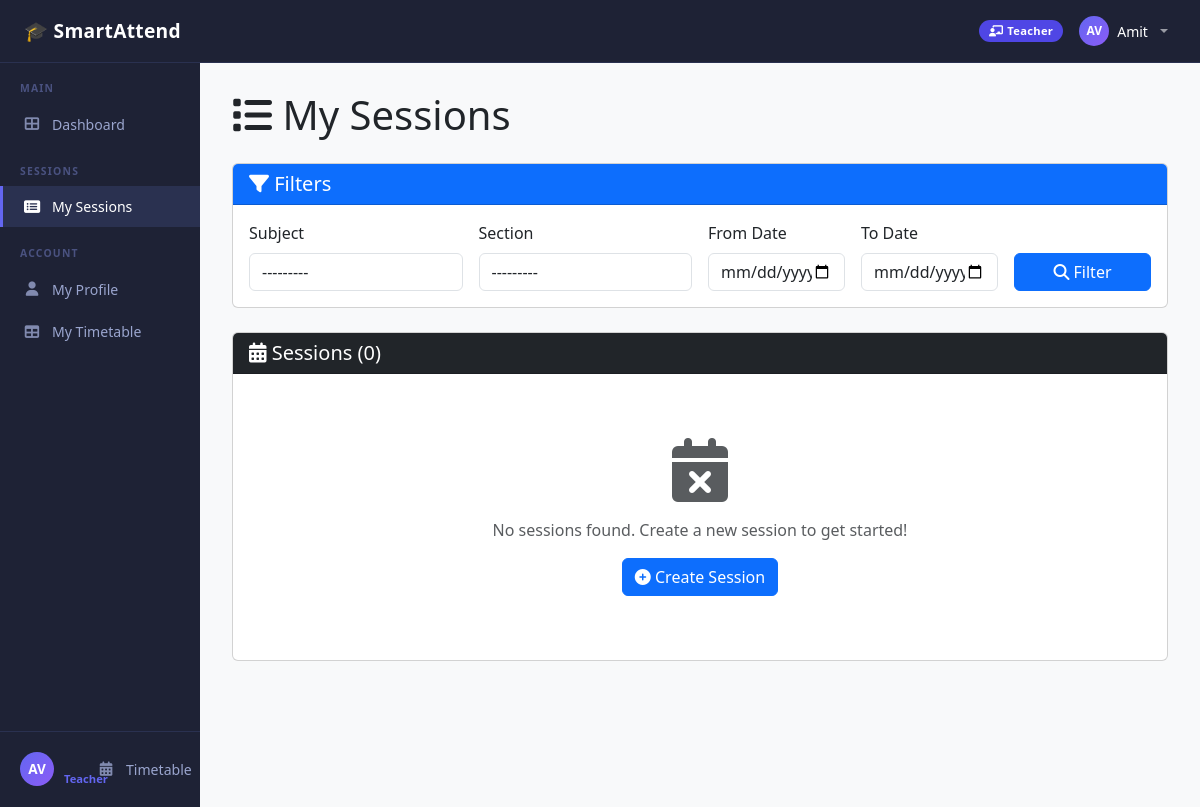
The page /attendance/teacher/sessions/ (signed in) on the database as committed earlier.
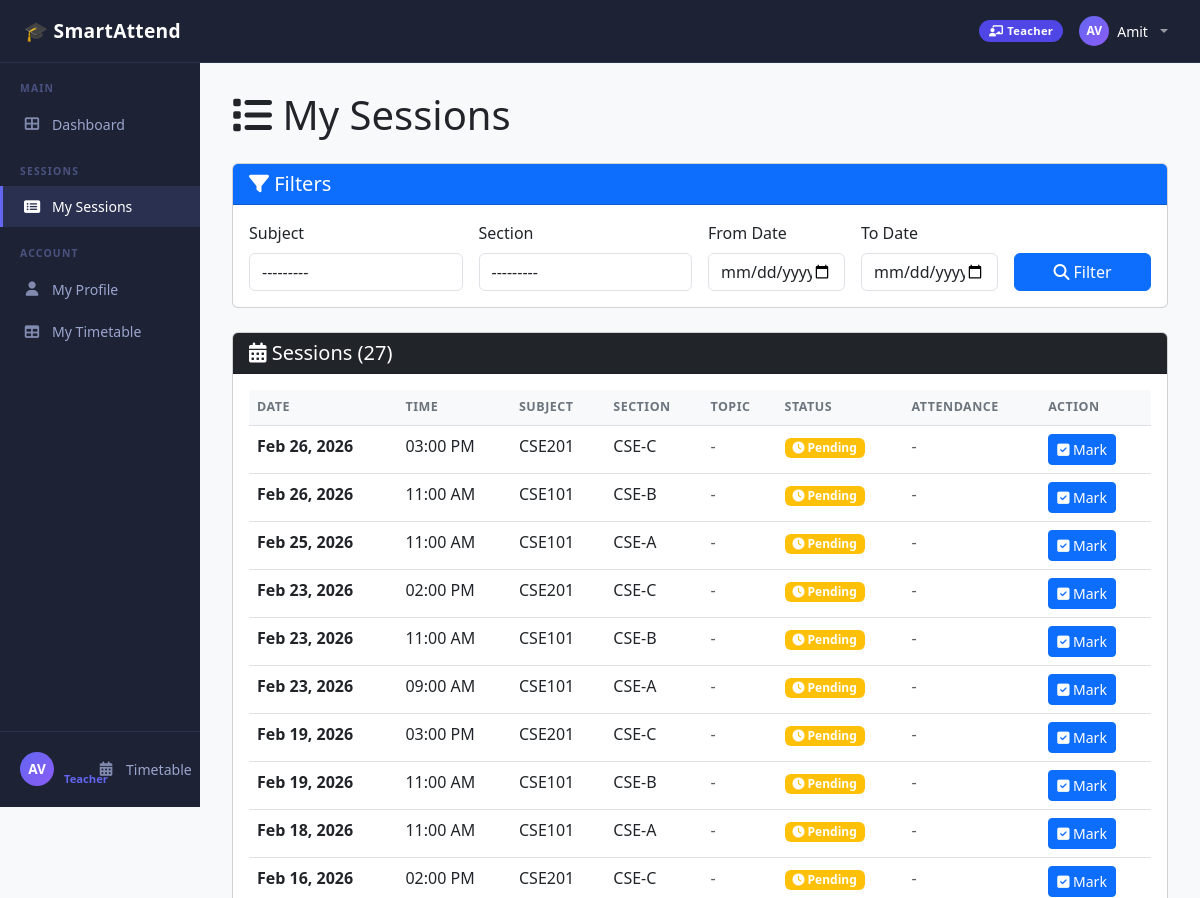
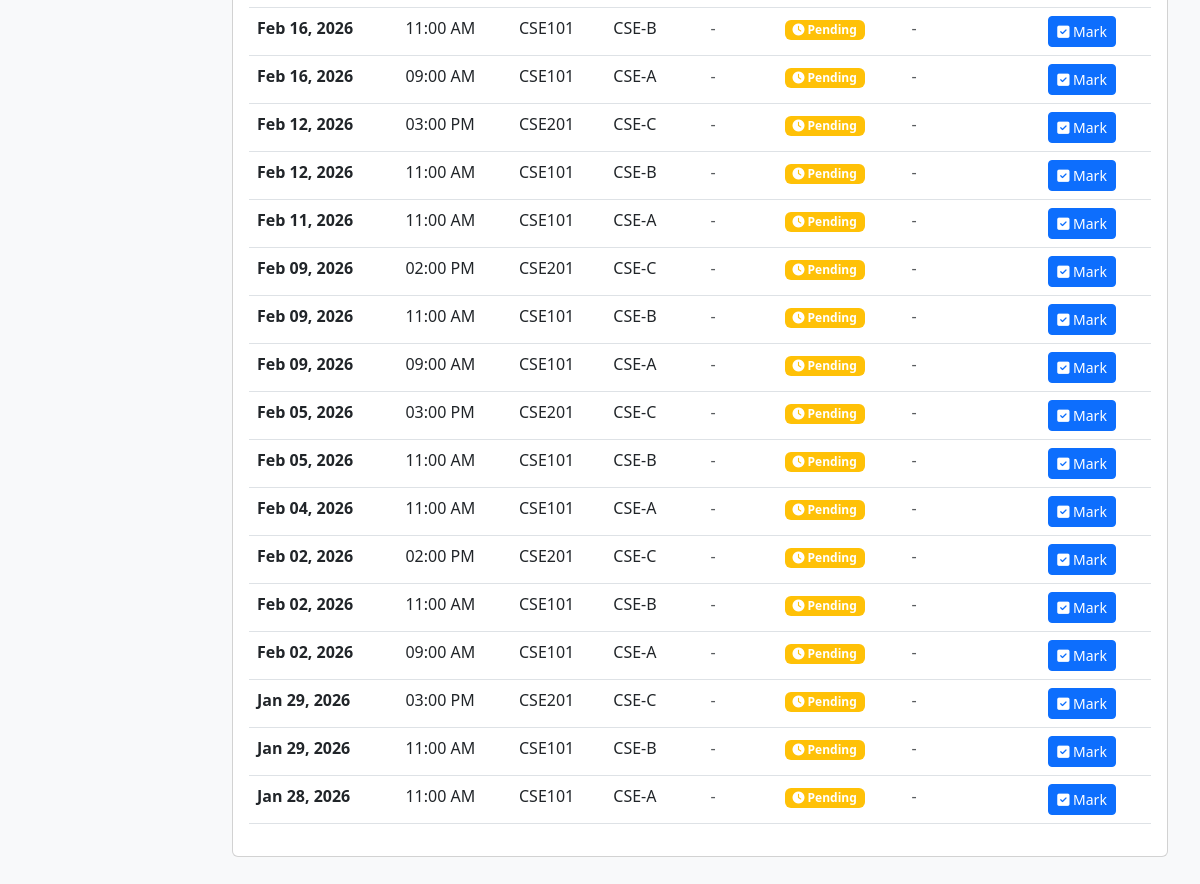
The same page on the database as committed later (2 pictures, top to bottom).
### apps/attendance/models.py (models this page shows, shortened)
class ClassSession(models.Model):
    timetable_slot = models.ForeignKey(
        'academic.TimetableSlot',
        on_delete=models.CASCADE,
        related_name='class_sessions',
        null=True,
        blank=True,
        help_text='The recurring slot this session was generated from'
    )
    subject  = models.ForeignKey(
        Subject,
        on_delete=models.CASCADE,
        related_name='class_sessions'
    )
    section  = models.ForeignKey(
        Section,
        on_delete=models.CASCADE,
        related_name='class_sessions'
    )
    teacher  = models.ForeignKey(
        Teacher,
        on_delete=models.CASCADE,
        related_name='class_sessions'
    )
    date       = models.DateField()
    start_time = models.TimeField()
    end_time   = models.TimeField()
    room       = models.CharField(max_length=50, blank=True)
    topic      = models.CharField(
        max_length=200, blank=True,
        help_text='Topic covered — teacher fills this when marking attendance'
    )
    is_cancelled       = models.BooleanField(default=False)
    cancellation_note  = models.CharField(max_length=200, blank=True)
    attendance_marked  = models.BooleanField(default=False)
    created_at         = models.DateTimeField(auto_now_add=True)
    updated_at         = models.DateTimeField(auto_now=True)
    class Meta:
        verbose_name        = 'Class Session'
        verbose_name_plural = 'Class Sessions'
        ordering            = ['-date', 'start_time']
        unique_together     = ['date', 'subject', 'section', 'start_time']

### apps/academic/models.py (models this page shows, shortened)
class Subject(models.Model):
    name = models.CharField(max_length=100)
    code = models.CharField(
        max_length=20,
        unique=True,
        help_text='Subject code like CSE101, MATH201'
    )
    credits = models.IntegerField(
        validators=[MinValueValidator(1), MaxValueValidator(6)],
        default=3
    )
    semester = models.IntegerField(
        validators=[MinValueValidator(1), MaxValueValidator(8)]
    )
    description = models.TextField(blank=True)
    is_active = models.BooleanField(default=True)
    created_at = models.DateTimeField(auto_now_add=True)
    class Meta:
        verbose_name = 'Subject'
        verbose_name_plural = 'Subjects'
        ordering = ['semester', 'code']
    def __str__(self):
        return f"{self.code} - {self.name}"

class Section(models.Model):
    name = models.CharField(max_length=50, unique=True)
    code = models.CharField(
        max_length=10,
        unique=True,
        help_text='Short code like CSE-A, ECE-1'
    )
    semester = models.IntegerField(
        validators=[MinValueValidator(1), MaxValueValidator(8)],
        help_text='Semester number (1-8)'
    )
    academic_year = models.CharField(
        max_length=10,
        help_text='e.g., 2024-25'
    )
    capacity = models.IntegerField(
        default=60,
        validators=[MinValueValidator(1)],
        help_text='Maximum number of students'
    )
    created_at = models.DateTimeField(auto_now_add=True)
    class Meta:
        verbose_name = 'Section'
        verbose_name_plural = 'Sections'
        ordering = ['semester', 'code']
        unique_together = ['code', 'academic_year']
    def __str__(self):
        return f"{self.name} (Sem {self.semester})"

### apps/attendance/views.py (the view)
@teacher_required
def teacher_sessions_list(request):
    teacher  = request.user.teacher_profile
    sessions = ClassSession.objects.filter(
        teacher=teacher
    ).select_related('subject', 'section').order_by('-date', '-start_time')
    filter_form = AttendanceFilterForm(request.GET)
    if filter_form.is_valid():
        if filter_form.cleaned_data.get('subject'):
            sessions = sessions.filter(
                subject=filter_form.cleaned_data['subject']
            )
        if filter_form.cleaned_data.get('section'):
            sessions = sessions.filter(
                section=filter_form.cleaned_data['section']
            )
        if filter_form.cleaned_data.get('date_from'):
            sessions = sessions.filter(
                date__gte=filter_form.cleaned_data['date_from']
            )
        if filter_form.cleaned_data.get('date_to'):
            sessions = sessions.filter(
                date__lte=filter_form.cleaned_data['date_to']
            )
    context = {
        'sessions':    sessions,
        'filter_form': filter_form,
    }
    return render(request, 'attendance/teacher_sessions_list.html', context)

### apps/attendance/forms.py
class AttendanceFilterForm(forms.Form):
    subject = forms.ModelChoiceField(
        queryset=Subject.objects.filter(is_active=True),
        required=False,
        widget=forms.Select(attrs={'class': 'form-control'})
    )
    section = forms.ModelChoiceField(
        queryset=Section.objects.all(),
        required=False,
        widget=forms.Select(attrs={'class': 'form-control'})
    )
    date_from = forms.DateField(
        required=False,
        widget=forms.DateInput(attrs={'type': 'date', 'class': 'form-control'})
    )
    date_to = forms.DateField(
        required=False,
        widget=forms.DateInput(attrs={'type': 'date', 'class': 'form-control'})
    )

### apps/accounts/context_processors.py (called while the page is built)
def sidebar_context(request):
    context = {}
    if request.user.is_authenticated:
        if request.user.user_type == 'management':
            context['all_sections'] = Section.objects.all().order_by('semester', 'code')
    return context

### apps/accounts/models.py (called while the page is built)
    def get_full_name(self):
        return f"{self.first_name} {self.last_name}"

### templates/attendance/teacher_sessions_list.html (shortened to what the changed rows need)
{% extends 'base.html' %}
{% block content %}
<h1 class="mb-4"><i class="fas fa-list"></i> My Sessions</h1>
<div class="card">
    <div class="card-header bg-dark text-white">
        <h5 class="mb-0"><i class="fas fa-calendar-alt"></i> Sessions ({{ sessions.count }})</h5>
    </div>
    <div class="card-body">
        {% if sessions %}
            <div class="table-responsive">
                <table class="table table-hover">
                    <thead>
                        <tr>
                            <th>Date</th>
                            <th>Time</th>
                            <th>Subject</th>
                            <th>Section</th>
                            <th>Topic</th>
                            <th>Status</th>
                            <th>Attendance</th>
                            <th>Action</th>
                        </tr>
                    </thead>
                    <tbody>
                        {% for session in sessions %}
                        <tr>
                            <td><strong>{{ session.date|date:"M d, Y" }}</strong></td>
                            <td>{{ session.start_time|time:"h:i A" }}</td>
                            <td>{{ session.subject.code }}</td>
                            <td>{{ session.section.code }}</td>
                            <td>
                                {% if session.topic %}
                                    {{ session.topic|truncatewords:5 }}
                                {% else %}
                                    <span class="text-muted">-</span>
                                {% endif %}
                            </td>
                            <td>
                                {% if session.attendance_marked %}
                                    <span class="badge bg-success">
                                        <i class="fas fa-check"></i> Marked
                                    </span>
                                {% else %}
                                    <span class="badge bg-warning">
                                        <i class="fas fa-clock"></i> Pending
                                    </span>
                                {% endif %}
                            </td>
                            <td>
                                {% if session.attendance_marked %}
                                    <span class="badge {% if session.get_attendance_percentage >= 75 %}bg-success{% elif session.get_attendance_percentage >= 50 %}bg-warning{% else %}bg-danger{% endif %}">
                                        {{ session.get_present_count }}/{{ session.get_total_students }}
                                        ({{ session.get_attendance_percentage }}%)
                                    </span>
                                {% else %}
                                    <span class="text-muted">-</span>
                                {% endif %}
                            </td>
                            <td>
                                {% if session.attendance_marked %}
                                    <a href="{% url 'attendance:view_session_attendance' session.id %}"
                                       class="btn btn-sm btn-info">
                                        <i class="fas fa-eye"></i> View
                                    </a>
                                {% else %}
                                    <a href="{% url 'attendance:mark_attendance' session.id %}"
                                       class="btn btn-sm btn-primary">
                                        <i class="fas fa-check-square"></i> Mark
                                    </a>
                                {% endif %}
                            </td>
                        </tr>
                        {% endfor %}
                    </tbody>
                </table>
            </div>
        {% else %}
            <div class="text-center py-5">
                <i class="fas fa-calendar-times fa-4x text-muted mb-3"></i>
                <p class="text-muted">No sessions found. Create a new session to get started!</p>
                <a href="{% url 'attendance:create_session' %}" class="btn btn-primary">
                    <i class="fas fa-plus-circle"></i> Create Session
                </a>
            </div>
        {% endif %}
    </div>
</div>
{% endblock %}

Rows that differ between the two databases and show on the page:
added ClassSession: date "Feb 26, 2026", start_time "03:00 PM", subject.code "CSE201", section.code "CSE-C", attendance_marked False (drawn)
added ClassSession: date "Feb 26, 2026", start_time "11:00 AM", subject.code "CSE101", section.code "CSE-B", attendance_marked False (drawn)
added ClassSession: date "Feb 25, 2026", start_time "11:00 AM", subject.code "CSE101", section.code "CSE-A", attendance_marked False (drawn)
added ClassSession: date "Feb 23, 2026", start_time "02:00 PM", subject.code "CSE201", section.code "CSE-C", attendance_marked False (drawn)
added ClassSession: date "Feb 23, 2026", start_time "11:00 AM", subject.code "CSE101", section.code "CSE-B", attendance_marked False (drawn)
added ClassSession: date "Feb 23, 2026", start_time "09:00 AM", subject.code "CSE101", section.code "CSE-A", attendance_marked False (drawn)
added ClassSession: date "Feb 19, 2026", start_time "03:00 PM", subject.code "CSE201", section.code "CSE-C", attendance_marked False (drawn)
added ClassSession: date "Feb 19, 2026", start_time "11:00 AM", subject.code "CSE101", section.code "CSE-B", attendance_marked False (drawn)
added ClassSession: date "Feb 18, 2026", start_time "11:00 AM", subject.code "CSE101", section.code "CSE-A", attendance_marked False (drawn)
added ClassSession: date "Feb 16, 2026", start_time "02:00 PM", subject.code "CSE201", section.code "CSE-C", attendance_marked False (drawn)
added ClassSession: date "Feb 16, 2026", start_time "11:00 AM", subject.code "CSE101", section.code "CSE-B", attendance_marked False (drawn)
added ClassSession: date "Feb 16, 2026", start_time "09:00 AM", subject.code "CSE101", section.code "CSE-A", attendance_marked False (drawn)
added ClassSession: date "Feb 12, 2026", start_time "03:00 PM", subject.code "CSE201", section.code "CSE-C", attendance_marked False (drawn)
added ClassSession: date "Feb 12, 2026", start_time "11:00 AM", subject.code "CSE101", section.code "CSE-B", attendance_marked False (drawn)
added ClassSession: date "Feb 11, 2026", start_time "11:00 AM", subject.code "CSE101", section.code "CSE-A", attendance_marked False (drawn)
added ClassSession: date "Feb 09, 2026", start_time "02:00 PM", subject.code "CSE201", section.code "CSE-C", attendance_marked False (drawn)
added ClassSession: date "Feb 09, 2026", start_time "11:00 AM", subject.code "CSE101", section.code "CSE-B", attendance_marked False (drawn)
added ClassSession: date "Feb 09, 2026", start_time "09:00 AM", subject.code "CSE101", section.code "CSE-A", attendance_marked False (drawn)
added ClassSession: date "Feb 05, 2026", start_time "03:00 PM", subject.code "CSE201", section.code "CSE-C", attendance_marked False (drawn)
added ClassSession: date "Feb 05, 2026", start_time "11:00 AM", subject.code "CSE101", section.code "CSE-B", attendance_marked False (drawn)
added ClassSession: date "Feb 04, 2026", start_time "11:00 AM", subject.code "CSE101", section.code "CSE-A", attendance_marked False (drawn)
added ClassSession: date "Feb 02, 2026", start_time "02:00 PM", subject.code "CSE201", section.code "CSE-C", attendance_marked False (drawn)
added ClassSession: date "Feb 02, 2026", start_time "11:00 AM", subject.code "CSE101", section.code "CSE-B", attendance_marked False (drawn)
added ClassSession: date "Feb 02, 2026", start_time "09:00 AM", subject.code "CSE101", section.code "CSE-A", attendance_marked False (drawn)
added ClassSession: date "Jan 29, 2026", start_time "03:00 PM", subject.code "CSE201", section.code "CSE-C", attendance_marked False (drawn)
added ClassSession: date "Jan 29, 2026", start_time "11:00 AM", subject.code "CSE101", section.code "CSE-B", attendance_marked False (drawn)
added ClassSession: date "Jan 28, 2026", start_time "11:00 AM", subject.code "CSE101", section.code "CSE-A", attendance_marked False (drawn)
Other text that changed with them:
{{ sessions.count }}: "0" → "27"
text no longer shown: "No sessions found. Create a new session to get started! Create Session"
text now shown: "DATE TIME SUBJECT SECTION TOPIC STATUS ATTENDANCE ACTION"
